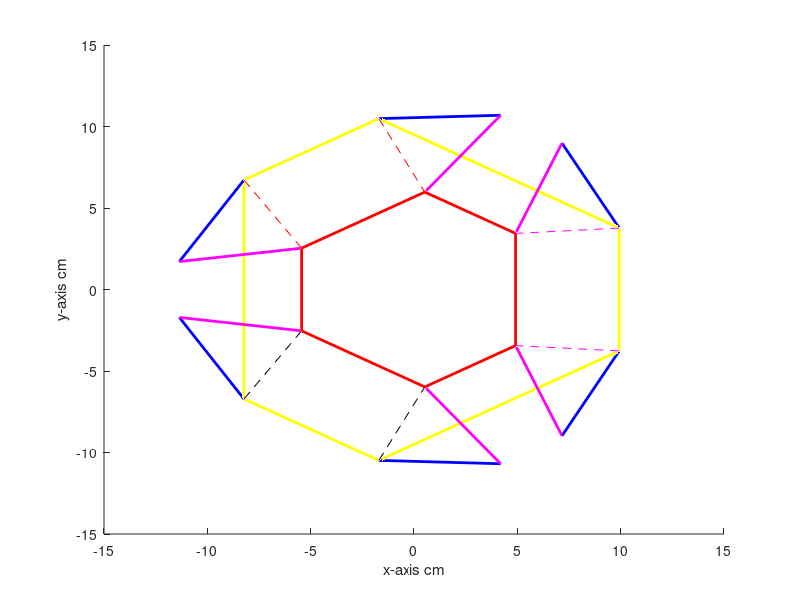

This chart was generated by the following MATLAB code: (Note: this script raises an error after producing the figure.)
clc
clear
Rt=[0 0 10.4]';
a=0*pi/180;
b=0*pi/180;
c=0*pi/180;
R=10.620943523;
r=6;
%servoangle
%cranklength
d=5.9;
%leglength
s=12;
%Beta
Be=[118, 2, -122, 122, -2, -118 ]'.*pi/180;
%Be=[0 0 0 0 0 0 ]'.*pi/180;
mu=(41.54666139/2)*(pi/180);
R1=[R*cos(mu), R*sin(mu), 0]';
R6=[R*cos(-mu), R*sin(-mu), 0]';
R2=[R*cos((2*pi/3)-mu), R*sin((2*pi/3)-mu), 0]';
R3=[R*cos((2*pi/3)+mu), R*sin((2*pi/3)+mu), 0]';
R4=[R*cos((4*pi/3)-mu), R*sin((4*pi/3)-mu), 0]';
R5=[R*cos((4*pi/3)+mu), R*sin((4*pi/3)+mu), 0]';
Rb=[R1 R2 R3 R4 R5 R6];
mu=25*pi/180;
rt1=[r*cos((pi/3)-mu), r*sin((pi/3)-mu), 0]';
rt2=[r*cos((pi/3)+mu), r*sin((pi/3)+mu), 0]';
rt3=[r*cos(pi-mu), r*sin(pi-mu), 0]';
rt4=[r*cos(pi+mu), r*sin(pi+mu), 0]';
rt5=[r*cos((5*pi/3)-mu), r*sin((5*pi/3)-mu), 0]';
rt6=[r*cos((5*pi/3)+mu), r*sin((5*pi/3)+mu), 0]';
rt=[rt1,rt2,rt3,rt4,rt5,rt6];
rotx=[1 0 0;0 cos(a) -sin(a);0 sin(a) cos(a)];
roty=[cos(b) 0 sin(b); 0 1 0;-sin(b) 0 cos(b)];
rotz=[cos(c) sin(c) 0; -sin(c) cos(c) 0; 0 0 1];
BTR=rotx*roty*rotz;
r=BTR*rt;
Rtp=[Rt Rt Rt Rt Rt Rt];
L=Rtp+r-Rb;
L1=norm(L(:,1));
L2=norm(L(:,2));
L3=norm(L(:,3));
L4=norm(L(:,4));
L5=norm(L(:,5));
L6=norm(L(:,6));
LL=[L1 L2 L3 L4 L5 L6]';
leg1x=[Rb(1,1),Rt(1)+r(1,1)];
leg1y=[Rb(2,1),Rt(2)+r(2,1)];
leg1z=[Rb(3,1),Rt(3)+r(3,1)];

leg2x=[Rb(1,2),Rt(1)+r(1,2)];
leg2y=[Rb(2,2),Rt(2)+r(2,2)];
leg2z=[Rb(3,2),Rt(3)+r(3,2)];

leg3x=[Rb(1,3),Rt(1)+r(1,3)];
leg3y=[Rb(2,3),Rt(2)+r(2,3)];
leg3z=[Rb(3,3),Rt(3)+r(3,3)];

leg4x=[Rb(1,4),Rt(1)+r(1,4)];
leg4y=[Rb(2,4),Rt(2)+r(2,4)];
leg4z=[Rb(3,4),Rt(3)+r(3,4)];

leg5x=[Rb(1,5),Rt(1)+r(1,5)];
leg5y=[Rb(2,5),Rt(2)+r(2,5)];
leg5z=[Rb(3,5),Rt(3)+r(3,5)];

leg6x=[Rb(1,6),Rt(1)+r(1,6)];
leg6y=[Rb(2,6),Rt(2)+r(2,6)];
leg6z=[Rb(3,6),Rt(3)+r(3,6)];

rho=(s^2)*ones(6,1);
dm=((d^2)*ones(6,1));
gamma=(rho-(LL.^2)-dm)';

X1=[cos(Be');sin(Be');0,0,0,0,0,0];
Y1=[0,0,0,0,0,0;0,0,0,0,0,0;1,1,1,1,1,1];
%(gamma-2*d*dot(X1,L))*(x^2)+(4*d*dot(Y1,L))*(x)+(2*d*dot(X1,L))+gamma

E=-2*d*dot(L,X1);
B=-2*d*dot(L,Y1);

x=(B+sqrt((B.^2)-(gamma.^2)+(E.^2)))./(gamma+E);

al=(2*atan(x))';
dal=al*180/pi
%crank vectors

cx=d.*cos(Be);
cy=d.*sin(Be);
cz=d.*sin(al);
cr=[cx';cy';cz'];
A=Rb+cr;

axis([-15 15 -15 15 -6 20]);

p1=line(leg1x,leg1y,leg1z, 'LineWidth',[0.5],'Color','m','LineStyle','--');
p2=line(leg2x,leg2y,leg2z, 'LineWidth',[0.5],'Color','r','LineStyle','--');
p3=line(leg3x,leg3y,leg3z, 'LineWidth',[0.5],'Color','r','LineStyle','--');
p4=line(leg4x,leg4y,leg4z, 'LineWidth',[0.5],'Color','k','LineStyle','--');
p5=line(leg5x,leg5y,leg5z, 'LineWidth',[0.5],'Color','k','LineStyle','--');
p6=line(leg6x,leg6y,leg6z, 'LineWidth',[0.5],'Color','m','LineStyle','--');
p7=line([Rt(1)+r(1,1),

Rt(1)+r(1,2)],[Rt(2)+r(2,1),Rt(2)+r(2,2)],[Rt(3)+r(3,1),Rt(3)+r(3,2)],
'LineWidth',[2],'Color','r');
p8=line([Rt(1)+r(1,2),
Rt(1)+r(1,3)],[Rt(2)+r(2,2),Rt(2)+r(2,3)],[Rt(3)+r(3,2),Rt(3)+r(3,3)],
'LineWidth',[2],'Color','r');
p9=line([Rt(1)+r(1,3),
Rt(1)+r(1,4)],[Rt(2)+r(2,3),Rt(2)+r(2,4)],[Rt(3)+r(3,3),Rt(3)+r(3,4)],
'LineWidth',[2],'Color','r');
p10=line([Rt(1)+r(1,4),
Rt(1)+r(1,5)],[Rt(2)+r(2,4),Rt(2)+r(2,5)],[Rt(3)+r(3,4),Rt(3)+r(3,5)],
'LineWidth',[2],'Color','r');
p11=line([Rt(1)+r(1,5),
Rt(1)+r(1,6)],[Rt(2)+r(2,5),Rt(2)+r(2,6)],[Rt(3)+r(3,5),Rt(3)+r(3,6)],
'LineWidth',[2],'Color','r');
p12=line([Rt(1)+r(1,6),
Rt(1)+r(1,1)],[Rt(2)+r(2,6),Rt(2)+r(2,1)],[Rt(3)+r(3,6),Rt(3)+r(3,1)],
'LineWidth',[2],'Color','r');
p13=line([Rb(1,1), Rb(1,2)],[Rb(2,1),Rb(2,2)],[Rb(3,1),Rb(3,2)],
'LineWidth',[2],'Color','y');
p14=line([Rb(1,2), Rb(1,3)],[Rb(2,2),Rb(2,3)],[Rb(3,2),Rb(3,3)],
'LineWidth',[2],'Color','y');
p15=line([Rb(1,3), Rb(1,4)],[Rb(2,3),Rb(2,4)],[Rb(3,3),Rb(3,4)],
'LineWidth',[2],'Color','y');
p16=line([Rb(1,4), Rb(1,5)],[Rb(2,4),Rb(2,5)],[Rb(3,4),Rb(3,5)],
'LineWidth',[2],'Color','y');
p17=line([Rb(1,5), Rb(1,6)],[Rb(2,5),Rb(2,6)],[Rb(3,5),Rb(3,6)],
'LineWidth',[2],'Color','y');
p18=line([Rb(1,6), Rb(1,1)],[Rb(2,6),Rb(2,1)],[Rb(3,6),Rb(3,1)],
'LineWidth',[2],'Color','y');
p19=line([Rb(1,1), A(1,1)],[Rb(2,1),A(2,1)],[Rb(3,1),A(3,1)],
'LineWidth',[2],'Color','b');
p20=line([Rb(1,2), A(1,2)],[Rb(2,2),A(2,2)],[Rb(3,2),A(3,2)],
'LineWidth',[2],'Color','b');
p21=line([Rb(1,3), A(1,3)],[Rb(2,3),A(2,3)],[Rb(3,3),A(3,3)],
'LineWidth',[2],'Color','b');
p22=line([Rb(1,4), A(1,4)],[Rb(2,4),A(2,4)],[Rb(3,4),A(3,4)],
'LineWidth',[2],'Color','b');
p23=line([Rb(1,5), A(1,5)],[Rb(2,5),A(2,5)],[Rb(3,5),A(3,5)],
'LineWidth',[2],'Color','b');
p24=line([Rb(1,6), A(1,6)],[Rb(2,6),A(2,6)],[Rb(3,6),A(3,6)],
'LineWidth',[2],'Color','b');
p25=line([A(1,1), Rt(1)+r(1,1)],[A(2,1),Rt(2)+r(2,1)],[A(3,1),Rt(3)+r(3,1)],
'LineWidth',[2],'Color','m');
p26=line([A(1,2), Rt(1)+r(1,2)],[A(2,2),Rt(2)+r(2,2)],[A(3,2),Rt(3)+r(3,2)],
'LineWidth',[2],'Color','m');
p27=line([A(1,3), Rt(1)+r(1,3)],[A(2,3),Rt(2)+r(2,3)],[A(3,3),Rt(3)+r(3,3)],
'LineWidth',[2],'Color','m');
p28=line([A(1,4), Rt(1)+r(1,4)],[A(2,4),Rt(2)+r(2,4)],[A(3,4),Rt(3)+r(3,4)],
'LineWidth',[2],'Color','m');

p29=line([A(1,5), Rt(1)+r(1,5)],[A(2,5),Rt(2)+r(2,5)],[A(3,5),Rt(3)+r(3,5)],
'LineWidth',[2],'Color','m');
p30=line([A(1,6), Rt(1)+r(1,6)],[A(2,6),Rt(2)+r(2,6)],[A(3,6),Rt(3)+r(3,6)],
'LineWidth',[2],'Color','m');
xlabel("x-axis cm")
ylabel("y-axis cm")
zlabel("z-axis cm")

drawnow

pause()

for i=0:1:7
    Rt=[0 0 10.4]'
    a=0*pi/180;
    b=0*pi/180;
    c=i*pi/180;
    R=10.620943523;
    r=6;
    %servoangle
    %cranklength
    d=5.9;
    %leglength
    s=12;
    %Beta
    Be=[118, 2, -122, 122, -2, -118 ]'.*pi/180;
    %Be=[0 0 0 0 0 0 ]'.*pi/180;
    mu=(41.54666139/2)*(pi/180);
    R1=[R*cos(mu), R*sin(mu), 0]';
    R6=[R*cos(-mu), R*sin(-mu), 0]';
    R2=[R*cos((2*pi/3)-mu), R*sin((2*pi/3)-mu), 0]';
    R3=[R*cos((2*pi/3)+mu), R*sin((2*pi/3)+mu), 0]';
    R4=[R*cos((4*pi/3)-mu), R*sin((4*pi/3)-mu), 0]';
    R5=[R*cos((4*pi/3)+mu), R*sin((4*pi/3)+mu), 0]';
    Rb=[R1 R2 R3 R4 R5 R6];
    mu=25*pi/180;
    rt1=[r*cos((pi/3)-mu), r*sin((pi/3)-mu), 0]';
    rt2=[r*cos((pi/3)+mu), r*sin((pi/3)+mu), 0]';
    rt3=[r*cos(pi-mu), r*sin(pi-mu), 0]';
    rt4=[r*cos(pi+mu), r*sin(pi+mu), 0]';
    rt5=[r*cos((5*pi/3)-mu), r*sin((5*pi/3)-mu), 0]';
    rt6=[r*cos((5*pi/3)+mu), r*sin((5*pi/3)+mu), 0]';
    rt=[rt1,rt2,rt3,rt4,rt5,rt6];
    rotx=[1 0 0;0 cos(a) -sin(a);0 sin(a) cos(a)];
    roty=[cos(b) 0 sin(b); 0 1 0;-sin(b) 0 cos(b)];
    rotz=[cos(c) sin(c) 0; -sin(c) cos(c) 0; 0 0 1];
    BTR=rotx*roty*rotz;
    r=BTR*rt;
    Rtp=[Rt Rt Rt Rt Rt Rt];
    L=Rtp+r-Rb;
    %L1=L(:,1);
    %L2=L(:,2);
    %L3=L(:,3);
    %L4=L(:,4);
    %L5=L(:,5);
    %L6=L(:,6);
    %length1=norm(L1)
    %length2=norm(L2)
    %length3=norm(L3)
    %length4=norm(L4)
    %length5=norm(L5)
    %length6=norm(L6)
    L1=norm(L(:,1));
    L2=norm(L(:,2));
    L3=norm(L(:,3));
    L4=norm(L(:,4));
    L5=norm(L(:,5));
    L6=norm(L(:,6));
    LL=[L1 L2 L3 L4 L5 L6]';
    leg1x=[Rb(1,1),Rt(1)+r(1,1)];
    leg1y=[Rb(2,1),Rt(2)+r(2,1)];
    leg1z=[Rb(3,1),Rt(3)+r(3,1)];
    leg2x=[Rb(1,2),Rt(1)+r(1,2)];
    leg2y=[Rb(2,2),Rt(2)+r(2,2)];
    leg2z=[Rb(3,2),Rt(3)+r(3,2)];
    leg3x=[Rb(1,3),Rt(1)+r(1,3)];
    leg3y=[Rb(2,3),Rt(2)+r(2,3)];
    leg3z=[Rb(3,3),Rt(3)+r(3,3)];
    leg4x=[Rb(1,4),Rt(1)+r(1,4)];
    leg4y=[Rb(2,4),Rt(2)+r(2,4)];
    leg4z=[Rb(3,4),Rt(3)+r(3,4)];
    leg5x=[Rb(1,5),Rt(1)+r(1,5)];
    leg5y=[Rb(2,5),Rt(2)+r(2,5)];
    leg5z=[Rb(3,5),Rt(3)+r(3,5)];
    leg6x=[Rb(1,6),Rt(1)+r(1,6)];
    leg6y=[Rb(2,6),Rt(2)+r(2,6)];
    leg6z=[Rb(3,6),Rt(3)+r(3,6)];
    rho=(s^2)*ones(6,1);
    dm=((d^2)*ones(6,1));
    gamma=(rho-(LL.^2)-dm)';
    X1=[cos(Be');sin(Be');0,0,0,0,0,0];
    Y1=[0,0,0,0,0,0;0,0,0,0,0,0;1,1,1,1,1,1];
    %(gamma-2*d*dot(X1,L))*(x^2)+(4*d*dot(Y1,L))*(x)+(2*d*dot(X1,L))+gamma
    E=-2*d*dot(L,X1);
    B=-2*d*dot(L,Y1);
    x=(B+sqrt((B.^2)-(gamma.^2)+(E.^2)))./(gamma+E);
    al=(2*atan(x))';
    dal=al*180/pi

    %crank vectors
    cx=d.*cos(Be);
    cy=d.*sin(Be);
    cz=d.*sin(al);
    cr=[cx';cy';cz'];
    A=Rb+cr;
    set(p1,'X', leg1x, 'Y',leg1y,'Z',leg1z)
    set(p2,'X', leg2x, 'Y',leg2y,'Z',leg2z)
    set(p3,'X', leg3x, 'Y',leg3y,'Z',leg3z)
    set(p4,'X', leg4x, 'Y',leg4y,'Z',leg4z)
    set(p5,'X', leg5x, 'Y',leg5y,'Z',leg5z)
    set(p6,'X', leg6x, 'Y',leg6y,'Z',leg6z)
    set(p7,'X', [Rt(1)+r(1,1), Rt(1)+r(1,2)],
'Y',[Rt(2)+r(2,1),Rt(2)+r(2,2)],'Z',[Rt(3)+r(3,1),Rt(3)+r(3,2)])
    set(p8,'X', [Rt(1)+r(1,2), Rt(1)+r(1,3)],
'Y',[Rt(2)+r(2,2),Rt(2)+r(2,3)],'Z',[Rt(3)+r(3,2),Rt(3)+r(3,3)])
    set(p9,'X', [Rt(1)+r(1,3), Rt(1)+r(1,4)],
'Y',[Rt(2)+r(2,3),Rt(2)+r(2,4)],'Z',[Rt(3)+r(3,3),Rt(3)+r(3,4)])
    set(p10,'X', [Rt(1)+r(1,4), Rt(1)+r(1,5)],
'Y',[Rt(2)+r(2,4),Rt(2)+r(2,5)],'Z',[Rt(3)+r(3,4),Rt(3)+r(3,5)])
    set(p11,'X', [Rt(1)+r(1,5), Rt(1)+r(1,6)],
'Y',[Rt(2)+r(2,5),Rt(2)+r(2,6)],'Z',[Rt(3)+r(3,5),Rt(3)+r(3,6)])
    set(p12,'X', [Rt(1)+r(1,6), Rt(1)+r(1,1)],
'Y',[Rt(2)+r(2,6),Rt(2)+r(2,1)],'Z',[Rt(3)+r(3,6),Rt(3)+r(3,1)])
    set(p13,'X', [Rb(1,1), Rb(1,2)], 'Y',[Rb(2,1),Rb(2,2)],'Z',[Rb(3,1),Rb(3,2)])
    set(p14,'X', [Rb(1,2), Rb(1,3)], 'Y',[Rb(2,2),Rb(2,3)],'Z',[Rb(3,2),Rb(3,3)])
    set(p15,'X', [Rb(1,3), Rb(1,4)], 'Y',[Rb(2,3),Rb(2,4)],'Z',[Rb(3,3),Rb(3,4)])
    set(p16,'X', [Rb(1,4), Rb(1,5)], 'Y',[Rb(2,4),Rb(2,5)],'Z',[Rb(3,4),Rb(3,5)])
    set(p17,'X', [Rb(1,5), Rb(1,6)], 'Y',[Rb(2,5),Rb(2,6)],'Z',[Rb(3,5),Rb(3,6)])
    set(p18,'X', [Rb(1,6), Rb(1,1)], 'Y',[Rb(2,6),Rb(2,1)],'Z',[Rb(3,6),Rb(3,1)])
    set(p19,'X', [Rb(1,1), A(1,1)], 'Y',[Rb(2,1),A(2,1)],'Z',[Rb(3,1),A(3,1)])
    set(p20,'X', [Rb(1,2), A(1,2)], 'Y',[Rb(2,2),A(2,2)],'Z',[Rb(3,2),A(3,2)])
    set(p21,'X', [Rb(1,3), A(1,3)], 'Y',[Rb(2,3),A(2,3)],'Z',[Rb(3,3),A(3,3)])
    set(p22,'X', [Rb(1,4), A(1,4)], 'Y',[Rb(2,4),A(2,4)],'Z',[Rb(3,4),A(3,4)])
    set(p23,'X', [Rb(1,5), A(1,5)], 'Y',[Rb(2,5),A(2,5)],'Z',[Rb(3,5),A(3,5)])
    set(p24,'X', [Rb(1,6), A(1,6)], 'Y',[Rb(2,6),A(2,6)],'Z',[Rb(3,6),A(3,6)])
    set(p25,'X', [A(1,1), Rt(1)+r(1,1)], 'Y',[A(2,1),Rt(2)+r(2,1)],'Z',[A(3,1),Rt(3)+r(3,1)])
    set(p26,'X', [A(1,2), Rt(1)+r(1,2)], 'Y',[A(2,2),Rt(2)+r(2,2)],'Z',[A(3,2),Rt(3)+r(3,2)])
    set(p27,'X', [A(1,3), Rt(1)+r(1,3)], 'Y',[A(2,3),Rt(2)+r(2,3)],'Z',[A(3,3),Rt(3)+r(3,3)])
    set(p28,'X', [A(1,4), Rt(1)+r(1,4)], 'Y',[A(2,4),Rt(2)+r(2,4)],'Z',[A(3,4),Rt(3)+r(3,4)])
    set(p29,'X', [A(1,5), Rt(1)+r(1,5)], 'Y',[A(2,5),Rt(2)+r(2,5)],'Z',[A(3,5),Rt(3)+r(3,5)])
    set(p30,'X', [A(1,6), Rt(1)+r(1,6)], 'Y',[A(2,6),Rt(2)+r(2,6)],'Z',[A(3,6),Rt(3)+r(3,6)])
    drawnow
    pause(.1)
end
